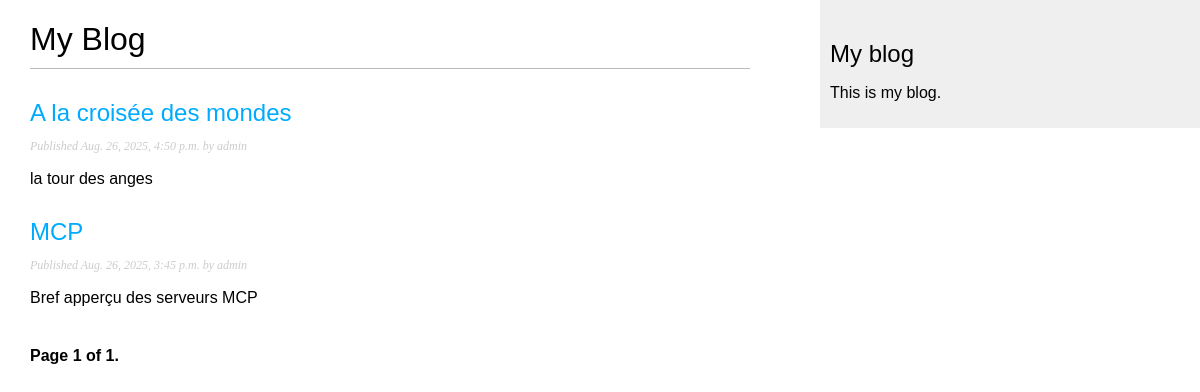
Before: / with the older database file.
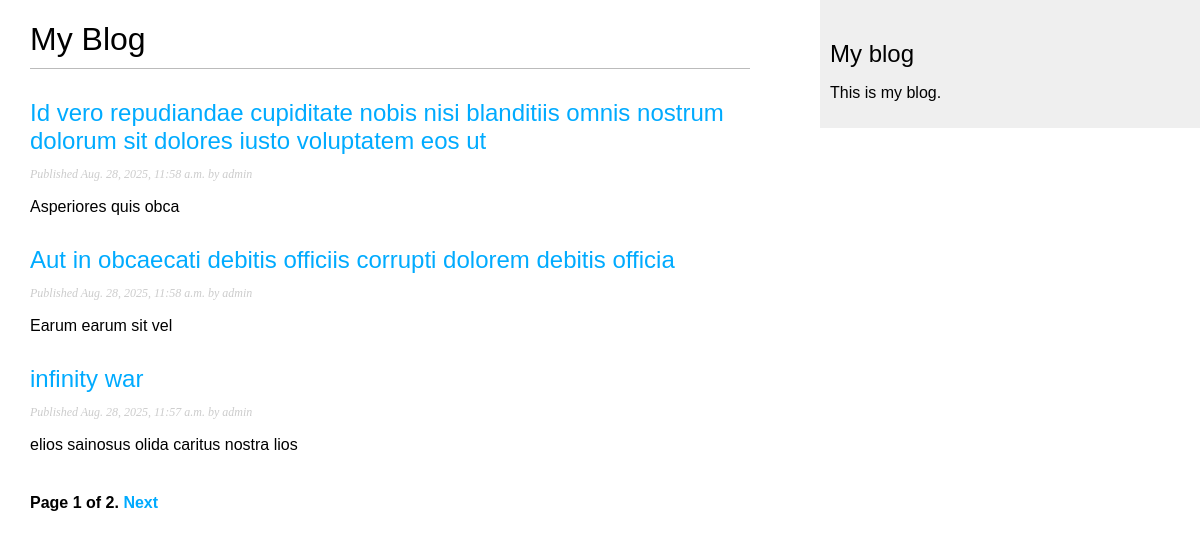
After: the same page with the newer database file.
### blog/models.py (models this page shows, shortened)
class Post(models.Model):
    class Status(models.TextChoices):
        DRAFT = 'DF', 'Draft'
        PUBLISHED = 'PB', 'Published'
    title = models.CharField(max_length=200)
    slug = models.SlugField(max_length=250, unique_for_date='publish')
    author = models.ForeignKey(settings.AUTH_USER_MODEL, on_delete=models.CASCADE, related_name='blogs_posts')
    body = models.TextField()
    publish = models.DateTimeField(default=timezone.now)
    created = models.DateTimeField(auto_now_add=True)
    updated = models.DateTimeField(auto_now=True)
    status = models.CharField(max_length=2, choices=Status, default=Status.DRAFT)
    class Meta:
        ordering = ['-publish']
    def get_absolute_url(self): #permet de rediriger vers la page de poste après sa modification sa création et d'avoir une url canonique
        return reverse(
            'blog:post_detail',
            args=[self.publish.year, self.publish.month, self.publish.day, self.slug]
        )

### blog/views.py (the view)
# urls.py: path('', views.PostListView.as_view(), name='post_list'),
class PostListView(ListView):
    model = Post
    template_name = 'blog/list.html'
    context_object_name = 'posts'
    paginate_by = 3
    def get_queryset(self):
        return Post.objects.filter(status=Post.Status.PUBLISHED).order_by('-publish')
    def get_context_data(self, **kwargs):
        context = super().get_context_data(**kwargs)
        context['title'] = 'Liste des Articles'
        return context
    def paginate_queryset(self, queryset, page_size):
        paginator = self.get_paginator(
            queryset, page_size, orphans=self.get_paginate_orphans(),
            allow_empty_first_page=self.get_allow_empty()
        )
        page = self.kwargs.get(self.page_kwarg) or self.request.GET.get(self.page_kwarg) or 1
        try:
            page_number = int(page)
        except (TypeError, ValueError):
            raise Http404("Numéro de page invalide.")
        try:
            page_obj = paginator.page(page_number)
            return paginator, page_obj, page_obj.object_list, page_obj.has_other_pages()
        except PageNotAnInteger:
            page_obj = paginator.page(1)
            return paginator, page_obj, page_obj.object_list, page_obj.has_other_pages()
        except EmptyPage:
            page_obj = paginator.page(paginator.num_pages)
            return paginator, page_obj, page_obj.object_list, page_obj.has_other_pages()

### templates/blog/list.html (shortened to what this page needs)
{% extends "blog/base.html" %}
{% block content %}
    <h1>My Blog</h1>
    {% for post in posts %}
        <h2>
            <a href="{{ post.get_absolute_url }}">
                {{ post.title }}
            </a>
        </h2>
        <p class="date">
            Published {{ post.publish }} by {{ post.author }}
        </p>
        {{ post.body|truncatewords:30|linebreaks }}
    {% endfor %}
    {% include "pagination.html" with page=page_obj %}
{% endblock %}

### templates/blog/base.html (shortened to what this page needs)
{% load static %}
<!DOCTYPE html>
<html lang="En">
<head>
    <link href="{% static "css/blog.css" %}" rel="stylesheet">
</head>
<body>
<div id="content">     {% block content %}     {% endblock %}
</div>
<div id="sidebar">
    <h2>My blog</h2>
    <p>This is my blog.</p>
</div>
</body>
</html>

### templates/pagination.html (shortened to what this page needs)
<div class="pagination">
  <span class="step-links">
    <span class="current">
      Page {{ page.number }} of {{ page.paginator.num_pages }}.
    </span>
    {% if page.has_next %}
      <a href="{% querystring page=page.next_page_number %}">Next</a>
    {% endif %}
  </span>
</div>

### blog/static/css/blog.css (style rules this page uses)
body { margin:0; padding:0; font-family:helvetica, sans-serif; }
a { color:#00abff; text-decoration:none; }
h1 { font-weight:normal; border-bottom:1px solid #bbb; padding:0 0 10px 0; }
h2 { font-weight:normal; margin:30px 0 0; }
#content { float:left; width:60%; padding:0 0 0 30px; }
#sidebar { float:right; width:30%; padding:10px; background:#efefef; height:100%; }
p.date { color:#ccc; font-family: georgia, serif; font-size: 12px; font-style: italic; }
.pagination { margin:40px 0; font-weight:bold; }

Changed rows visible on the page:
no longer on this page (row unchanged): Post: title "A la croisée des mondes", publish "Aug. 26, 2025, 4:50 p.m.", author "admin", body "la tour des anges"
no longer on this page (row unchanged): Post: title "MCP", publish "Aug. 26, 2025, 3:45 p.m.", author "admin", body "Bref apperçu des serveurs MCP"
added Post: title "Id vero repudiandae cupiditate nobis nisi blanditiis omnis nostrum dolorum sit dolores iusto voluptatem eos ut", publish "Aug. 28, 2025, 11:58 a.m.", author "admin", body "Asperiores quis obca"
added Post: title "Aut in obcaecati debitis officiis corrupti dolorem debitis officia", publish "Aug. 28, 2025, 11:58 a.m.", author "admin", body "Earum earum sit vel"
added Post: title "infinity war", publish "Aug. 28, 2025, 11:57 a.m.", author "admin", body "elios sainosus olida caritus nostra lios"
Other visible differences:
{{ page.paginator.num_pages }}: "1" → "2"
text now shown: "Next"
